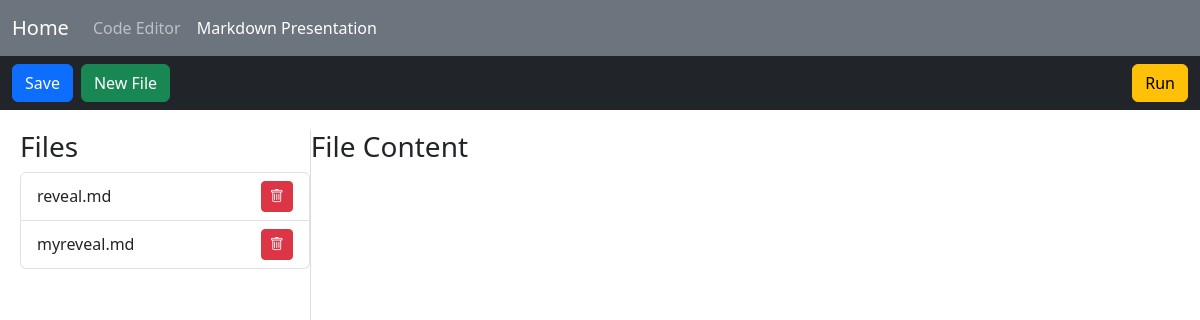
/reveal/, run on the app's committed database.
### RevealJsApp/models.py (models this page shows)
class slides(models.Model):
    title = models.CharField(max_length=100)
    content = models.CharField(max_length=10000)

### RevealJsApp/views.py (the view, shortened to what this page needs)
# urls.py: path('', Index.as_view(), name='codeEditor_index'),
class Index(View):
    def get(self, request):
        files = slides.objects.all()
        return render(request, 'RevealJsApp/home.html',{'files':files})

### RevealJsApp/templates/RevealJsApp/home.html (shortened to what this page needs)
{% extends "RevealJsApp/base.html" %}
{% load static %}
{% block content %}
{% include "HomePage/navbar.html" %}
<nav class="navbar navbar-expand-lg navbar-dark bg-dark">
    <div class="container-fluid">
        <div class="collapse navbar-collapse" id="navbarContent">
            <ul class="navbar-nav me-auto mb-2 mb-lg-0">
                <li class="nav-item">
                    <button class="btn btn-primary me-2" onclick="saveFileContent()">Save</button>
                </li>
                <li class="nav-item">
                    <button class="btn btn-success" onclick="createNewFile()">New File</button>
                </li>
            </ul>
        </div>
        <div class="d-flex align-items-center ms-auto">
            <button class="btn btn-warning d-flex justify-content-center align-items-center" id="run" onclick="runCode()">
                Run
            </button>
        </div>
    </div>
</nav>
<div class="home">
    <div class="file-list" id="file-list">
        <h3>Files</h3>
        <ul class="list-group">
            {% for file in files %}
                <li class="list-group-item d-flex justify-content-between align-items-center list-group-item-action" style="cursor: pointer;" onclick="loadFileContent('{{ file.id }}')" value="{{ file.id }}">
                    {{ file.title }}.md
                    <button class="btn btn-danger btn-sm ms-2" onclick="deleteFile('{{ file.id }}', event)">
                        <i class="bi bi-trash"></i>
                    </button>
                </li>
            {% endfor %}
        </ul>
    </div>
    <div class="resizer" id="resizer"></div>
    <div class="content-area" id="content-area">
        <h3>File Content</h3>
        <div id="editor"></div>
    </div>
</div>
{% endblock content %}

### RevealJsApp/templates/RevealJsApp/home.html (style rules this page uses)
.home { height: calc(100vh - 56px - 100px); display: flex; flex-direction: row; padding: 20px; box-sizing: border-box; position: relative; }
.file-list { border-right: 1px solid #ddd; overflow-y: auto; transition: opacity 0.3s ease; flex: 1; }
.content-area { flex: 3; display: flex; flex-direction: column; height: 100%; }
#editor { height: 100%; flex: 1; }
.resizer { width: 10px; cursor: col-resize; position: absolute; top: 0; bottom: 0; left: 350px; z-index: 1; }

### data on the page
slides: {{ file.id }} 0 (drawn), title "reveal"
slides: {{ file.id }} 2 (drawn), title "myreveal"
